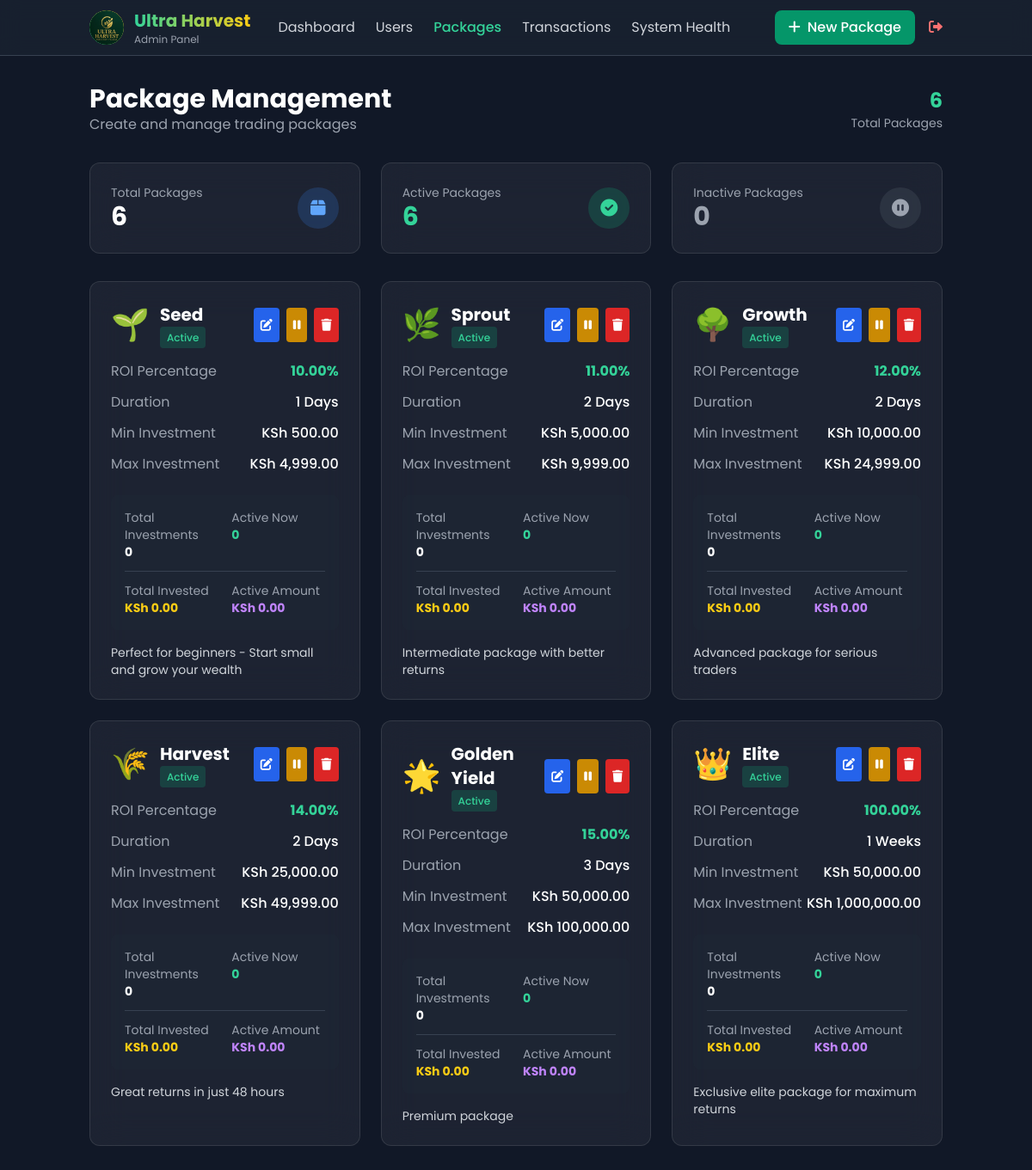
Screenshot of /admin/packages.php (signed in) with the database file from the repository.
### tables this page shows
CREATE TABLE `packages` (
  `id` int(11) NOT NULL,
  `name` varchar(100) NOT NULL,
  `icon` varchar(50) DEFAULT '?',
  `roi_percentage` decimal(5,2) NOT NULL,
  `duration_hours` int(11) NOT NULL,
  `min_investment` decimal(15,2) NOT NULL,
  `max_investment` decimal(15,2) DEFAULT NULL,
  `status` enum('active','inactive') DEFAULT 'active',
  `description` text DEFAULT NULL,
  `created_at` timestamp NULL DEFAULT current_timestamp(),
  `updated_at` timestamp NULL DEFAULT current_timestamp() ON UPDATE current_timestamp()
);

### config/database.php (called while the page is built, shortened)
<?php
function formatMoney($amount) {
    return 'KSh ' . number_format($amount, 2);
}
?>

### admin/packages.php (the view, shortened to what this page needs)
<?php
require_once '../config/database.php';
$packages = [];
try {
    $stmt = $db->query("
        SELECT p.*,
               COALESCE(COUNT(ap.id), 0) as total_investments,
               COALESCE(COUNT(CASE WHEN ap.status = 'active' THEN 1 END), 0) as active_investments,
               COALESCE(SUM(CASE WHEN ap.status = 'active' THEN ap.investment_amount ELSE 0 END), 0) as active_amount,
               COALESCE(SUM(ap.investment_amount), 0) as total_invested
        FROM packages p
        LEFT JOIN active_packages ap ON p.id = ap.package_id
        GROUP BY p.id, p.name, p.icon, p.roi_percentage, p.duration_hours, p.min_investment, p.max_investment, p.status, p.description, p.created_at, p.updated_at
        ORDER BY p.created_at DESC
    ");
    $packages = $stmt->fetchAll(PDO::FETCH_ASSOC);
} catch (Exception $e) {
    $error = 'Failed to load packages: ' . $e->getMessage();
}
$stats = ['total_packages' => 0, 'active_packages' => 0, 'inactive_packages' => 0];
try {
    $stmt = $db->query("
        SELECT
            COUNT(*) as total_packages,
            SUM(CASE WHEN status = 'active' THEN 1 ELSE 0 END) as active_packages,
            SUM(CASE WHEN status = 'inactive' THEN 1 ELSE 0 END) as inactive_packages
        FROM packages
    ");
    $result = $stmt->fetch(PDO::FETCH_ASSOC);
    if ($result) {
        $stats = $result;
    }
} catch (Exception $e) {
}
?>
<!DOCTYPE html>
<html lang="en">
<head>
    <script src="https://cdn.tailwindcss.com"></script>
    <link rel="stylesheet" href="https://cdnjs.cloudflare.com/ajax/libs/font-awesome/6.0.0/css/all.min.css">
</head>
<body class="bg-gray-900 text-white min-h-screen">
    <header class="bg-gray-800/50 backdrop-blur-md border-b border-gray-700 sticky top-0 z-50">
        <div class="container mx-auto px-4">
            <div class="flex items-center justify-between h-16">
                <div class="flex items-center space-x-8">
                    <div class="flex items-center space-x-3">
                        <div class="w-10 h-10 rounded-full overflow-hidden" style="background: linear-gradient(45deg, #10b981, #fbbf24);">
    <img src="/ultra%20Harvest%20Logo.jpg" alt="Ultra Harvest Logo" style="width: 100%; height: 100%; object-fit: cover; border-radius: 50%;">
</div>
                        <div>
                            <span class="text-xl font-bold bg-gradient-to-r from-emerald-400 to-yellow-400 bg-clip-text text-transparent">Ultra Harvest</span>
                            <p class="text-xs text-gray-400">Admin Panel</p>
                        </div>
                    </div>
                    <nav class="hidden md:flex space-x-6">
                        <a href="/admin/" class="text-gray-300 hover:text-emerald-400 transition">Dashboard</a>
                        <a href="/admin/users.php" class="text-gray-300 hover:text-emerald-400 transition">Users</a>
                        <a href="/admin/packages.php" class="text-emerald-400 font-medium">Packages</a>
                        <a href="/admin/transactions.php" class="text-gray-300 hover:text-emerald-400 transition">Transactions</a>
                        <a href="/admin/system-health.php" class="text-gray-300 hover:text-emerald-400 transition">System Health</a>
                    </nav>
                </div>
                <div class="flex items-center space-x-4">
                    <button onclick="openCreateModal()" class="px-4 py-2 bg-emerald-600 hover:bg-emerald-700 text-white rounded-lg font-medium transition">
                        <i class="fas fa-plus mr-2"></i>New Package
                    </button>
                    <a href="/logout.php" class="text-red-400 hover:text-red-300">
                        <i class="fas fa-sign-out-alt"></i>
                    </a>
                </div>
            </div>
        </div>
    </header>
    <main class="container mx-auto px-4 py-8">
        <div class="flex items-center justify-between mb-8">
            <div>
                <h1 class="text-3xl font-bold text-white">Package Management</h1>
                <p class="text-gray-400">Create and manage trading packages</p>
            </div>
            <div class="text-right">
                <p class="text-2xl font-bold text-emerald-400"><?php echo number_format($stats['total_packages']); ?></p>
                <p class="text-gray-400 text-sm">Total Packages</p>
            </div>
        </div>
        <section class="grid md:grid-cols-3 gap-6 mb-8">
            <div class="glass-card rounded-xl p-6">
                <div class="flex items-center justify-between">
                    <div>
                        <p class="text-gray-400 text-sm">Total Packages</p>
                        <p class="text-3xl font-bold text-white"><?php echo number_format($stats['total_packages']); ?></p>
                    </div>
                    <div class="w-12 h-12 bg-blue-500/20 rounded-full flex items-center justify-center">
                        <i class="fas fa-box text-blue-400 text-xl"></i>
                    </div>
                </div>
            </div>
            <div class="glass-card rounded-xl p-6">
                <div class="flex items-center justify-between">
                    <div>
                        <p class="text-gray-400 text-sm">Active Packages</p>
                        <p class="text-3xl font-bold text-emerald-400"><?php echo number_format($stats['active_packages']); ?></p>
                    </div>
                    <div class="w-12 h-12 bg-emerald-500/20 rounded-full flex items-center justify-center">
                        <i class="fas fa-check-circle text-emerald-400 text-xl"></i>
                    </div>
                </div>
            </div>
            <div class="glass-card rounded-xl p-6">
                <div class="flex items-center justify-between">
                    <div>
                        <p class="text-gray-400 text-sm">Inactive Packages</p>
                        <p class="text-3xl font-bold text-gray-400"><?php echo number_format($stats['inactive_packages']); ?></p>
                    </div>
                    <div class="w-12 h-12 bg-gray-500/20 rounded-full flex items-center justify-center">
                        <i class="fas fa-pause-circle text-gray-400 text-xl"></i>
                    </div>
                </div>
            </div>
        </section>
        <section class="grid md:grid-cols-2 lg:grid-cols-3 gap-6">
            <?php if (!empty($packages)): ?>
                <?php foreach ($packages as $package): ?>
                <div class="package-card glass-card rounded-xl p-6">
                    <div class="flex items-center justify-between mb-4">
                        <div class="flex items-center space-x-3">
                            <div class="text-4xl"><?php echo htmlspecialchars($package['icon']); ?></div>
                            <div>
                                <h3 class="text-xl font-bold text-white"><?php echo htmlspecialchars($package['name']); ?></h3>
                                <span class="px-2 py-1 rounded text-xs font-medium
                                    <?php echo $package['status'] === 'active' ? 'bg-emerald-500/20 text-emerald-400' : 'bg-gray-500/20 text-gray-400'; ?>">
                                    <?php echo ucfirst($package['status']); ?>
                                </span>
                            </div>
                        </div>
                        <div class="flex items-center space-x-2">
                            <button onclick="editPackage(<?php echo htmlspecialchars(json_encode($package)); ?>)" class="p-2 bg-blue-600 hover:bg-blue-700 text-white rounded transition">
                                <i class="fas fa-edit text-sm"></i>
                            </button>
                            <button onclick="togglePackageStatus(<?php echo $package['id']; ?>, '<?php echo $package['status'] === 'active' ? 'inactive' : 'active'; ?>')"
                                    class="p-2 <?php echo $package['status'] === 'active' ? 'bg-yellow-600 hover:bg-yellow-700' : 'bg-emerald-600 hover:bg-emerald-700'; ?> text-white rounded transition">
                                <i class="fas <?php echo $package['status'] === 'active' ? 'fa-pause' : 'fa-play'; ?> text-sm"></i>
                            </button>
                            <button onclick="deletePackage(<?php echo $package['id']; ?>)" class="p-2 bg-red-600 hover:bg-red-700 text-white rounded transition">
                                <i class="fas fa-trash text-sm"></i>
                            </button>
                        </div>
                    </div>
                    <div class="space-y-3 mb-6">
                        <div class="flex justify-between">
                            <span class="text-gray-400">ROI Percentage</span>
                            <span class="text-emerald-400 font-bold"><?php echo $package['roi_percentage']; ?>%</span>
                        </div>
                        <div class="flex justify-between">
    <span class="text-gray-400">Duration</span>
    <span class="text-white font-medium">
        <?php
        if ($package['duration_hours'] < 24) {
            echo $package['duration_hours'] . ' Hours';
        } elseif ($package['duration_hours'] < 168) {
            echo ($package['duration_hours'] / 24) . ' Days';
        } elseif ($package['duration_hours'] < 720) {
            echo ($package['duration_hours'] / 168) . ' Weeks';
        } else {
            echo round($package['duration_hours'] / 24) . ' Days';
        }
        ?>
    </span>
</div>
                        <div class="flex justify-between">
                            <span class="text-gray-400">Min Investment</span>
                            <span class="text-white font-medium"><?php echo formatMoney($package['min_investment']); ?></span>
                        </div>
                        <?php if ($package['max_investment']): ?>
                        <div class="flex justify-between">
                            <span class="text-gray-400">Max Investment</span>
                            <span class="text-white font-medium"><?php echo formatMoney($package['max_investment']); ?></span>
                        </div>
                        <?php endif; ?>
                    </div>
                    <div class="bg-gray-800/50 rounded-lg p-4 mb-4">
                        <div class="grid grid-cols-2 gap-4 text-sm">
                            <div>
                                <p class="text-gray-400">Total Investments</p>
                                <p class="text-white font-bold"><?php echo number_format($package['total_investments']); ?></p>
                            </div>
                            <div>
                                <p class="text-gray-400">Active Now</p>
                                <p class="text-emerald-400 font-bold"><?php echo number_format($package['active_investments']); ?></p>
                            </div>
                        </div>
                        <div class="mt-3 pt-3 border-t border-gray-700">
                            <div class="grid grid-cols-2 gap-4 text-sm">
                                <div>
                                    <p class="text-gray-400">Total Invested</p>
                                    <p class="text-yellow-400 font-bold"><?php echo formatMoney($package['total_invested']); ?></p>
                                </div>
                                <div>
                                    <p class="text-gray-400">Active Amount</p>
                                    <p class="text-purple-400 font-bold"><?php echo formatMoney($package['active_amount']); ?></p>
                                </div>
                            </div>
                        </div>
                    </div>
                    <?php if ($package['description']): ?>
                    <div class="text-gray-300 text-sm">
                        <?php echo htmlspecialchars($package['description']); ?>
                    </div>
                    <?php endif; ?>
                </div>
                <?php endforeach; ?>
            <?php endif; ?>
        </section>
    </main>
</body>
</html>

### admin/packages.php (style rules this page uses)
* { font-family: 'Poppins', sans-serif; }
.glass-card { backdrop-filter: blur(20px); background: rgba(255, 255, 255, 0.05); border: 1px solid rgba(255, 255, 255, 0.1); }
.package-card { transition: all 0.3s ease; }

### rows the page displays
packages: icon "🌱", name "Seed", status "Active", roi_percentage "10.00", $package['duration_hours']/24 "1", min_investment "KSh 500.00", max_investment "KSh 4,999.00", total_investments "0", active_investments "0", total_invested "KSh 0.00", active_amount "KSh 0.00", description "Perfect for beginners - Start small and grow your wealth"
packages: icon "🌿", name "Sprout", status "Active", roi_percentage "11.00", $package['duration_hours']/24 "2", min_investment "KSh 5,000.00", max_investment "KSh 9,999.00", total_investments "0", active_investments "0", total_invested "KSh 0.00", active_amount "KSh 0.00", description "Intermediate package with better returns"
packages: icon "🌳", name "Growth", status "Active", roi_percentage "12.00", $package['duration_hours']/24 "2", min_investment "KSh 10,000.00", max_investment "KSh 24,999.00", total_investments "0", active_investments "0", total_invested "KSh 0.00", active_amount "KSh 0.00", description "Advanced package for serious traders"
packages: icon "🌾", name "Harvest", status "Active", roi_percentage "14.00", $package['duration_hours']/24 "2", min_investment "KSh 25,000.00", max_investment "KSh 49,999.00", total_investments "0", active_investments "0", total_invested "KSh 0.00", active_amount "KSh 0.00", description "Great returns in just 48 hours"
packages: icon "🌟", name "Golden Yield", status "Active", roi_percentage "15.00", $package['duration_hours']/24 "3", min_investment "KSh 50,000.00", max_investment "KSh 100,000.00", total_investments "0", active_investments "0", total_invested "KSh 0.00", active_amount "KSh 0.00", description "Premium package"
packages: icon "👑", name "Elite", status "Active", roi_percentage "100.00", $package['duration_hours']/168 "1", min_investment "KSh 50,000.00", max_investment "KSh 1,000,000.00", total_investments "0", active_investments "0", total_invested "KSh 0.00", active_amount "KSh 0.00", description "Exclusive elite package for maximum returns"

### other values shown
$stats['total_packages'] "6"
$stats['active_packages'] "6"
$stats['inactive_packages'] "0"
